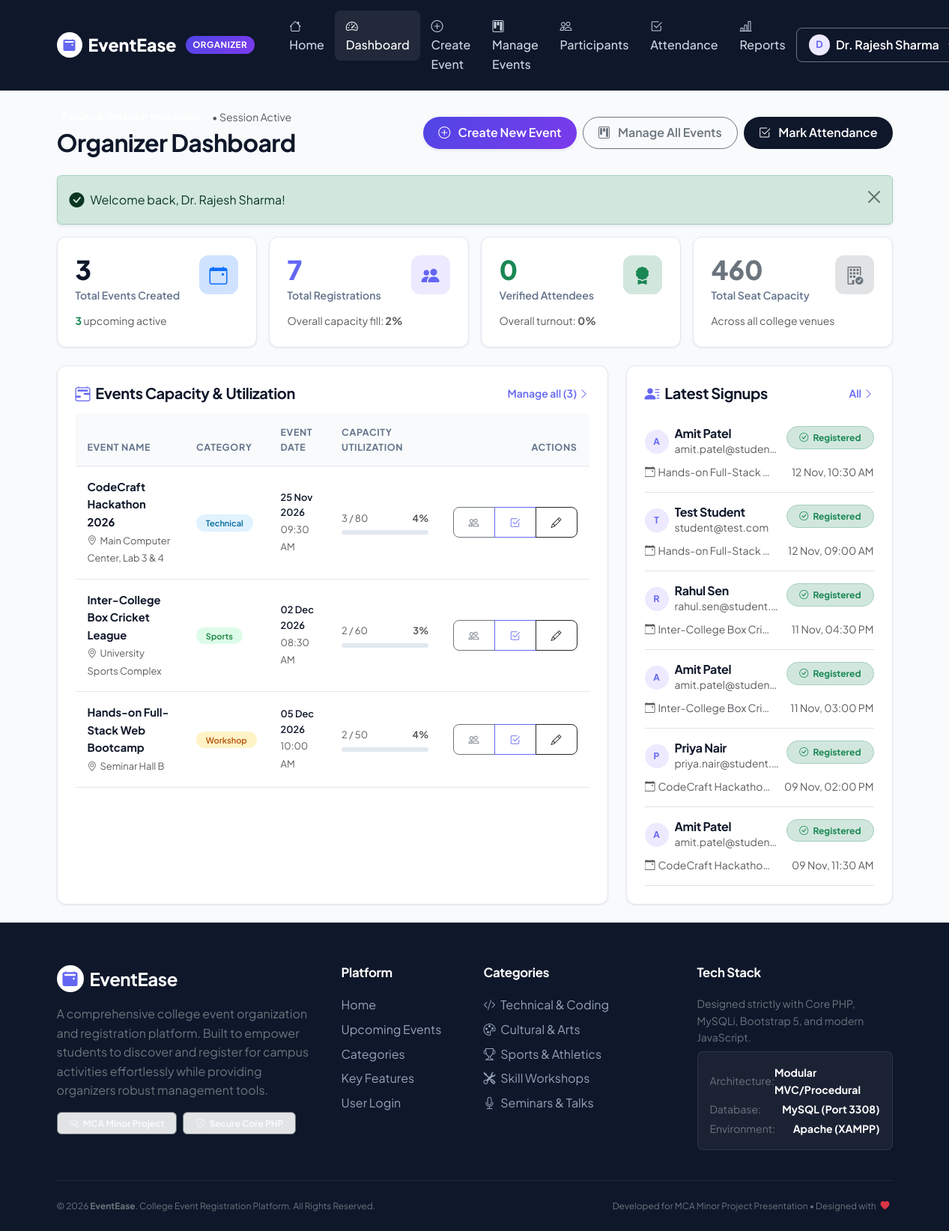
Page /organizer/dashboard.php (signed in) on the committed database.
### tables this page shows
CREATE TABLE `events` (
  `event_id` INT(11) NOT NULL AUTO_INCREMENT,
  `organizer_id` INT(11) NOT NULL,
  `event_name` VARCHAR(150) NOT NULL,
  `description` TEXT DEFAULT NULL,
  `category` VARCHAR(50) NOT NULL DEFAULT 'General',
  `venue` VARCHAR(150) NOT NULL,
  `event_date` DATETIME NOT NULL,
  `capacity` INT(11) NOT NULL,
  `created_at` TIMESTAMP NOT NULL DEFAULT CURRENT_TIMESTAMP,
  PRIMARY KEY (`event_id`),
  KEY `idx_events_organizer` (`organizer_id`),
  KEY `idx_events_date` (`event_date`),
  KEY `idx_events_category` (`category`),
  CONSTRAINT `fk_events_organizer` FOREIGN KEY (`organizer_id`) REFERENCES `users` (`user_id`) ON DELETE CASCADE ON UPDATE CASCADE
);

CREATE TABLE `registrations` (
  `registration_id` INT(11) NOT NULL AUTO_INCREMENT,
  `student_id` INT(11) NOT NULL,
  `event_id` INT(11) NOT NULL,
  `registration_date` TIMESTAMP NOT NULL DEFAULT CURRENT_TIMESTAMP,
  `status` ENUM('registered', 'cancelled', 'attended') NOT NULL DEFAULT 'registered',
  PRIMARY KEY (`registration_id`),
  UNIQUE KEY `uq_student_event` (`student_id`, `event_id`),
  KEY `idx_reg_student` (`student_id`),
  KEY `idx_reg_event` (`event_id`),
  KEY `idx_reg_status` (`status`),
  CONSTRAINT `fk_reg_student` FOREIGN KEY (`student_id`) REFERENCES `users` (`user_id`) ON DELETE CASCADE ON UPDATE CASCADE,
  CONSTRAINT `fk_reg_event` FOREIGN KEY (`event_id`) REFERENCES `events` (`event_id`) ON DELETE CASCADE ON UPDATE CASCADE
);

CREATE TABLE `users` (
  `user_id` INT(11) NOT NULL AUTO_INCREMENT,
  `full_name` VARCHAR(100) NOT NULL,
  `email` VARCHAR(100) NOT NULL,
  `password` VARCHAR(255) NOT NULL,
  `role` ENUM('student', 'organizer') NOT NULL DEFAULT 'student',
  `created_at` TIMESTAMP NOT NULL DEFAULT CURRENT_TIMESTAMP,
  PRIMARY KEY (`user_id`),
  UNIQUE KEY `uq_users_email` (`email`)
);

### organizer/dashboard.php (the view, shortened to what the rows shown need)
<?php
require_once __DIR__ . "/../includes/auth.php";
$organizer_id = current_user_id();
$recent_signups_query = "
    SELECT
        r.registration_id,
        r.registration_date,
        r.status,
        u.full_name AS student_name,
        u.email AS student_email,
        e.event_id,
        e.event_name,
        e.category
    FROM registrations r
    JOIN users u ON r.student_id = u.user_id
    JOIN events e ON r.event_id = e.event_id
    WHERE e.organizer_id = ?
    ORDER BY r.registration_date DESC
    LIMIT 6
";
$stmt = mysqli_prepare($conn, $recent_signups_query);
mysqli_stmt_bind_param($stmt, "i", $organizer_id);
mysqli_stmt_execute($stmt);
$recent_signups = mysqli_stmt_get_result($stmt);
$events_summary_query = "
    SELECT
        e.event_id,
        e.event_name,
        e.category,
        e.venue,
        e.event_date,
        e.capacity,
        COUNT(CASE WHEN r.status IN ('registered', 'attended') THEN 1 END) AS enrolled_count,
        COUNT(CASE WHEN r.status = 'attended' THEN 1 END) AS attended_count
    FROM events e
    LEFT JOIN registrations r ON e.event_id = r.event_id
    WHERE e.organizer_id = ?
    GROUP BY e.event_id
    ORDER BY e.event_date ASC
    LIMIT 5
";
$stmt = mysqli_prepare($conn, $events_summary_query);
mysqli_stmt_bind_param($stmt, "i", $organizer_id);
mysqli_stmt_execute($stmt);
$events_summary = mysqli_stmt_get_result($stmt);
require_once __DIR__ . "/../includes/header.php";
?>
<div class="container py-4">
    <div class="d-flex flex-column flex-md-row justify-content-between align-items-md-center mb-4">
        <div>
            <h2 class="fw-bold text-navy mb-0">Organizer Dashboard</h2>
        </div>
    </div>
    <div class="row g-4">
        <div class="col-lg-8">
            <div class="card-modern p-4 h-100">
                <div class="table-responsive">
                    <table class="table table-modern align-middle mb-0">
                        <thead>
                            <tr>
                                <th>Event Name</th>
                                <th>Category</th>
                                <th>Event Date</th>
                                <th>Capacity Utilization</th>
                                <th class="text-end">Actions</th>
                            </tr>
                        </thead>
                        <tbody>
                            <?php if (mysqli_num_rows($events_summary) > 0): ?>
                                <?php while ($ev = mysqli_fetch_assoc($events_summary)):
                                    $cap = (int)$ev['capacity'];
                                    $enrolled = (int)$ev['enrolled_count'];
                                    $pct = ($cap > 0) ? min(100, round(($enrolled / $cap) * 100)) : 0;
                                ?>
                                    <tr>
                                        <td>
                                            <a href="../student/event_details.php?id=<?php echo $ev['event_id']; ?>" class="fw-bold text-navy text-decoration-none d-block">
                                                <?php echo htmlspecialchars($ev['event_name']); ?>
                                            </a>
                                            <small class="text-muted"><i class="bi bi-geo-alt me-1"></i><?php echo htmlspecialchars($ev['venue']); ?></small>
                                        </td>
                                        <td><?php echo get_category_badge($ev['category']); ?></td>
                                        <td>
                                            <div class="small fw-semibold text-navy"><?php echo format_event_date_short($ev['event_date']); ?></div>
                                            <small class="text-muted"><?php echo date("h:i A", strtotime($ev['event_date'])); ?></small>
                                        </td>
                                        <td style="min-width: 140px;">
                                            <div class="d-flex justify-content-between small text-muted mb-1">
                                                <span><?php echo $enrolled; ?> / <?php echo $cap; ?></span>
                                                <span class="fw-bold"><?php echo $pct; ?>%</span>
                                            </div>
                                            <div class="capacity-progress">
                                            </div>
                                        </td>
                                        <td class="text-end">
                                            <div class="btn-group btn-group-sm">
                                                <a href="participants.php?event_id=<?php echo $ev['event_id']; ?>" class="btn btn-outline-secondary" title="View Enrolled Students">
                                                    <i class="bi bi-people"></i>
                                                </a>
                                                <a href="attendance.php?event_id=<?php echo $ev['event_id']; ?>" class="btn btn-outline-primary" title="Attendance">
                                                    <i class="bi bi-check2-square"></i>
                                                </a>
                                                <a href="edit_event.php?id=<?php echo $ev['event_id']; ?>" class="btn btn-outline-dark" title="Edit Event">
                                                    <i class="bi bi-pencil"></i>
                                                </a>
                                            </div>
                                        </td>
                                    </tr>
                                <?php endwhile; ?>
                            <?php endif; ?>
                        </tbody>
                    </table>
                </div>
            </div>
        </div>
        <div class="col-lg-4">
            <div class="card-modern p-4 h-100">
                <?php if (mysqli_num_rows($recent_signups) > 0): ?>
                    <div class="list-group list-group-flush">
                        <?php while ($su = mysqli_fetch_assoc($recent_signups)): ?>
                            <div class="list-group-item px-0 py-3 border-bottom">
                                <div class="d-flex justify-content-between align-items-start mb-1">
                                    <div class="d-flex align-items-center gap-2">
                                        <div class="rounded-circle bg-purple-light text-purple fw-bold d-flex align-items-center justify-content-center" style="width:32px;height:32px;font-size:0.75rem;">
                                            <?php echo strtoupper(substr($su['student_name'], 0, 1)); ?>
                                        </div>
                                        <div>
                                            <h6 class="fw-bold text-navy mb-0 text-truncate" style="max-width: 140px;">
                                                <?php echo htmlspecialchars($su['student_name']); ?>
                                            </h6>
                                            <small class="text-muted d-block text-truncate" style="max-width: 140px;">
                                                <?php echo htmlspecialchars($su['student_email']); ?>
                                            </small>
                                        </div>
                                    </div>
                                    <?php echo get_status_badge($su['status']); ?>
                                </div>
                                <div class="small text-muted mt-2 d-flex justify-content-between">
                                    <span class="text-truncate" style="max-width: 170px;">
                                        <i class="bi bi-calendar-event me-1"></i><?php echo htmlspecialchars($su['event_name']); ?>
                                    </span>
                                    <span><?php echo date("d M, h:i A", strtotime($su['registration_date'])); ?></span>
                                </div>
                            </div>
                        <?php endwhile; ?>
                    </div>
                <?php endif; ?>
            </div>
        </div>
    </div>
</div>
<?php require_once __DIR__ . "/../includes/footer.php"; ?>

### includes/auth.php (shortened to what the rows shown need)
<?php
function current_user_id() {
    return $_SESSION['user_id'] ?? null;
}
function format_event_date_short($datetime) {
    $timestamp = strtotime($datetime);
    return date("d M Y", $timestamp);
}
function get_category_badge($category) {
    $colors = [
        'Technical' => 'badge-cat-tech',
        'Cultural'  => 'badge-cat-cult',
        'Sports'    => 'badge-cat-sport',
        'Workshop'  => 'badge-cat-work',
        'Seminar'   => 'badge-cat-sem',
        'Academic'  => 'badge-cat-acad'
    ];
    $cls = $colors[$category] ?? 'badge-cat-gen';
    return "<span class='badge {$cls}'>" . htmlspecialchars($category) . "</span>";
}
function get_status_badge($status) {
    switch (strtolower($status)) {
        case 'registered':
            return '<span class="badge bg-success-subtle text-success border border-success-subtle px-3 py-2 rounded-pill"><i class="bi bi-check-circle me-1"></i> Registered</span>';
    }
}

### rows in the picture
events: event_name "CodeCraft Hackathon 2026", venue "Main Computer Center, Lab 3 & 4", category "Technical", event_date "25 Nov 2026", event_date "09:30 AM", enrolled "3", capacity "80", pct "4"
events: event_name "Inter-College Box Cricket League", venue "University Sports Complex", category "Sports", event_date "02 Dec 2026", event_date "08:30 AM", enrolled "2", capacity "60", pct "3"
events: event_name "Hands-on Full-Stack Web Bootcamp", venue "Seminar Hall B", category "Workshop", event_date "05 Dec 2026", event_date "10:00 AM", enrolled "2", capacity "50", pct "4"
registrations: student.full_name "A", student.full_name "Amit Patel", student.email "amit.patel@studen…", status "registered" (drawn), event.event_name "Hands-on Full-Stack…", registration_date "12 Nov, 10:30 AM"
registrations: student.full_name "T", student.full_name "Test Student", student.email "student@test.com", status "registered" (drawn), event.event_name "Hands-on Full-Stack…", registration_date "12 Nov, 09:00 AM"
registrations: student.full_name "R", student.full_name "Rahul Sen", student.email "rahul.sen@student.…", status "registered" (drawn), event.event_name "Inter-College Box Cri…", registration_date "11 Nov, 04:30 PM"
registrations: student.full_name "A", student.full_name "Amit Patel", student.email "amit.patel@studen…", status "registered" (drawn), event.event_name "Inter-College Box Cri…", registration_date "11 Nov, 03:00 PM"
registrations: student.full_name "P", student.full_name "Priya Nair", student.email "priya.nair@student.…", status "registered" (drawn), event.event_name "CodeCraft Hackatho…", registration_date "09 Nov, 02:00 PM"
registrations: student.full_name "A", student.full_name "Amit Patel", student.email "amit.patel@studen…", status "registered" (drawn), event.event_name "CodeCraft Hackatho…", registration_date "09 Nov, 11:30 AM"

### other values in the picture
$user_role "ORGANIZER"
substr($user_name, 0, 1) "D"
$user_name "Dr. Rajesh Sharma"
$text "Welcome back, Dr. Rajesh Sharma!"
$total_events "3"
$upcoming_events_count "3"
$total_signups "7"
$capacity_rate "2"
$total_attended "0"
$attendance_rate "0"
$total_capacity "460"
$port "3308"
